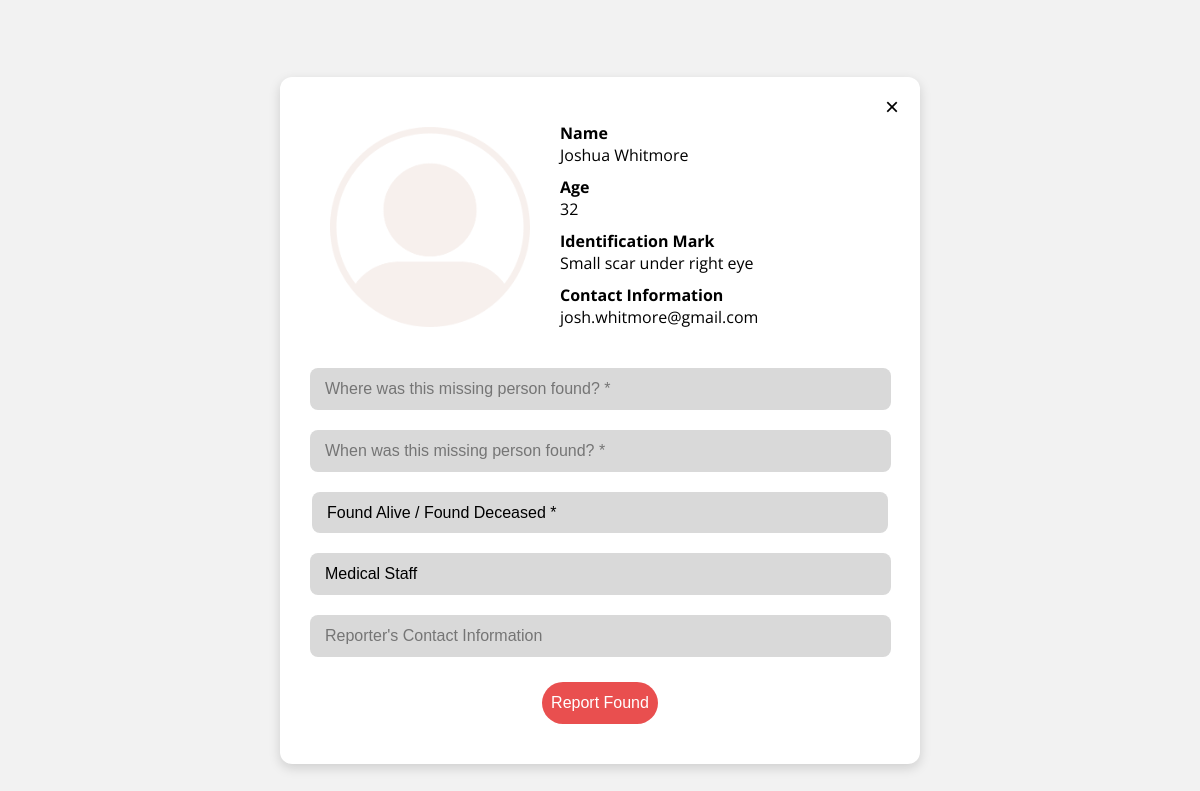
/respond/785538757 (signed in), run on the app's committed database.
### tables this page shows
CREATE TABLE "Missing" (
	"MID"	INTEGER NOT NULL UNIQUE,
	"ProfilePicture"	BLOB,
	"FirstName"	TEXT NOT NULL,
	"LastName"	TEXT NOT NULL,
	"DOB"	TEXT NOT NULL,
	"Age"	INTEGER NOT NULL,
	"IdentificationMark"	TEXT,
	"Contact"	TEXT NOT NULL,
	"MissingSince"	TEXT NOT NULL,
	"LastKnownLocation"	TEXT,
	"IncidentRelated"	TEXT,
	"Country"	TEXT,
	"ReporterName"	TEXT,
	"ReporterRelation"	TEXT,
	"Additional"	TEXT,
	PRIMARY KEY("MID")
);

CREATE TABLE "Rescuer" (
	"RID"	INTEGER NOT NULL UNIQUE,
	"FirstName"	TEXT NOT NULL,
	"LastName"	TEXT NOT NULL,
	"DOB"	TEXT NOT NULL,
	"Role"	TEXT NOT NULL,
	"Email"	TEXT NOT NULL,
	"Contact"	TEXT NOT NULL,
	"Password"	TEXT NOT NULL,
	PRIMARY KEY("RID")
);

### run.py (the view)
@app.route('/respond/<int:MID>', methods = ['GET', 'POST'])
def RF_found(MID):
    return respondFound.found(MID)

### backend/env.py (called while the page is built)
def db_connection():
    conn = db.connect(DB_PATH)
    conn.row_factory = db.Row
    return conn

def get_image(MID):
    con = db.connect(DB_PATH)
    cur = con.cursor()
    cur.execute("SELECT ProfilePicture FROM Missing WHERE MID == ?", (MID,))
    image = cur.fetchone()
    cur.close()
    con.close()
    if image != ('',) and image != ('BLOB',):
        return base64.b64encode(image[0]).decode('utf-8')
    return None

### backend/respondFound.py (called while the page is built, shortened)
def found(MID):
    if 'userEmail' not in session:
        session['next'] = url_for('RF_found', MID = MID)
        flash("Please log in to respond to this report.", 'error')
        return redirect(url_for('LP_login'))
    conn = db_connection()
    missingPerson = conn.execute('SELECT * FROM Missing WHERE MID = ?', (MID,)).fetchone()
    rescuer = conn.execute('SELECT * FROM Rescuer WHERE Email = ?', (session['userEmail'],)).fetchone()
    conn.close()
    image = get_image(missingPerson['MID'])
    return render_template('respond-found.html', missingPerson = missingPerson, image=image, rescuer = rescuer)

### templates/respond-found.html (shortened to what this page needs)
<!DOCTYPE html>
<html>
    <head>
        <link rel="stylesheet" href="{{ url_for('static', filename='respond-found.css') }}">
    </head>
    <body>
        <div class="report-container">
            <button class="close-btn" onclick="window.location.href='/'">&times;</button>
            <div class="missingperson-details">
                {% if image %}
                    <img class="missingperson-photo">
                {% else %}
                    <img src="{{ url_for('static', filename='ressources/pp-placeholder.png')}}" class="missingperson-photo">
                {% endif %}
                <div class="info">
                    <p><strong>Name</strong><br>{{ missingPerson['FirstName'] }} {{ missingPerson['LastName'] }}</p>
                    <p><strong>Age</strong><br>{{ missingPerson['Age'] }}</p>
                    <p><strong>Identification Mark</strong><br>{{ missingPerson['IdentificationMark'] }}</p>
                    <p><strong>Contact Information</strong><br>{{ missingPerson['Contact'] }}</p>
                </div>
            </div>
            <form action="" method="post">
                <input type="text" name="foundLocation" placeholder="Where was this missing person found? *" required>
                <input type="text" name="foundDate" placeholder="When was this missing person found? *" required>
                <select name="foundCondition" required>
                    <option value="">Found Alive / Found Deceased *</option>
                </select>
                <input type="text" name="reporterRole" value="{{ rescuer['Role'] }}" placeholder="Reporter's Role (for search of missing person)" readonly>
                <input type="text" name="foundContact" placeholder="Reporter's Contact Information" required>
                <button type="submit" class="report-btn">Report Found</button>
            </form>
        </div>
    </body>
</html>

### static/respond-found.css (style rules this page uses)
body { background-color: #f2f2f2; display: flex; justify-content: center; align-items: center; min-height: 100vh; font-family: 'Open Sans', sans-serif; margin: 0; padding: 20px; }
.report-container { position: relative; background: #fff; padding: 40px 30px; border-radius: 12px; box-shadow: 0 4px 12px rgba(0, 0, 0, 0.15); text-align: center; width: 50%; }
.close-btn { position: absolute; top: 15px; right: 15px; background: none; border: none; font-size: 24px; cursor: pointer; }
.missingperson-details { display: flex; align-items: center; margin-bottom: 20px; }
.missingperson-photo { width: 200px; height: 200px; object-fit: cover; border-radius: 12px; margin: 0 20px 0 20px; background-image: url("images/placeholder.jpg") auto; }
.info p { text-align: left; margin: 5px 0 10px 10px; }
form input { width: 95%; padding: 12px 15px; margin: 10px 0; border: none; border-radius: 8px; background-color: #d9d9d9; font-size: 16px; }
form select { width: 48vw; padding: 12px 15px; margin: 10px 0; border: none; border-radius: 8px; background-color: #d9d9d9; font-size: 16px; appearance: none; }
.report-btn { background-color: #e94f4f; color: white; border: none; padding: 12px 0; width: 20%; border-radius: 25px; font-size: 16px; cursor: pointer; transition: background-color 0.3s ease; margin-top: 15px; }

### data on the page
Missing: FirstName "Joshua", LastName "Whitmore", Age "32", IdentificationMark "Small scar under right eye", Contact "josh.whitmore@gmail.com"
Rescuer: reporterRole "Medical Staff"
